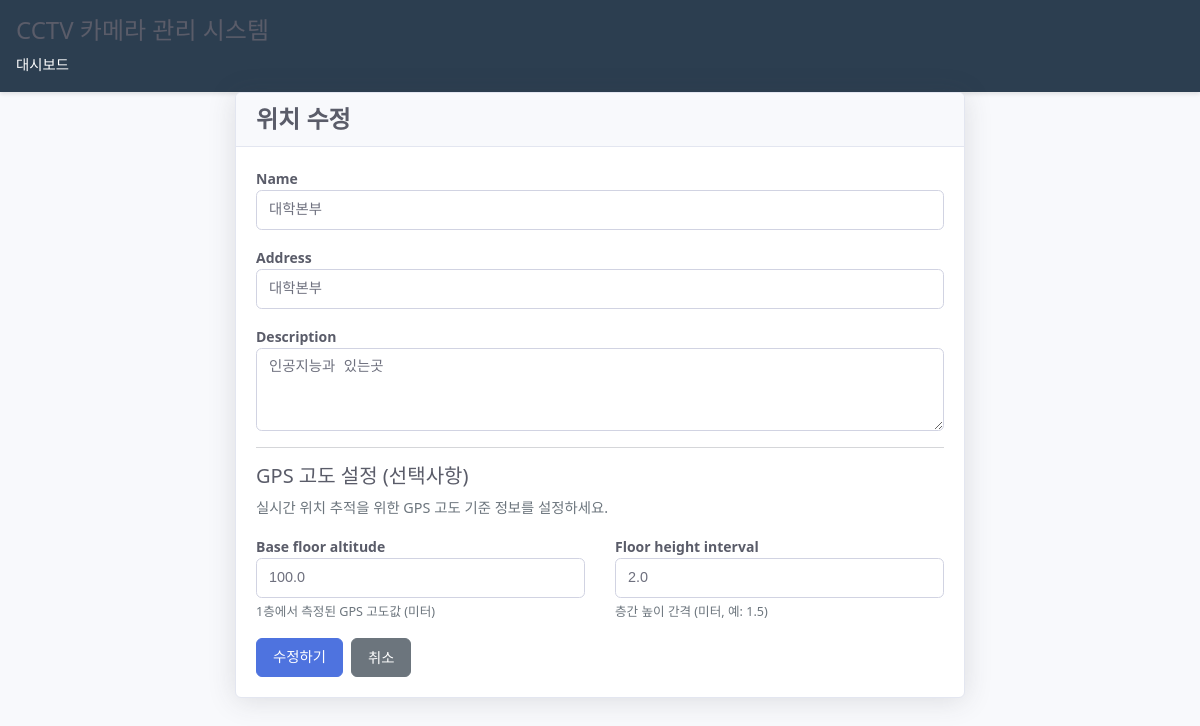
The app's page /map/locations/3/edit/ (signed in) with its own data.
### map/models.py (models this page shows, shortened)
class Location(models.Model):
    name = models.CharField(max_length=100, help_text="건물명 (예: 대학본부, 공학관)")
    address = models.CharField(max_length=200, blank=True, help_text="주소")
    description = models.TextField(blank=True, help_text="설명")
    base_floor_altitude = models.FloatField(
        null=False, blank=False,
        help_text="1층 기준 GPS 고도 (미터, 예: 100.0)"
    )
    floor_height_interval = models.FloatField(
        null=False, blank=False,
        help_text="층간 높이 간격 (미터, 예: 1.5)"
    )
    created_at = models.DateTimeField(auto_now_add=True)
    class Meta:
        verbose_name = "위치"
        verbose_name_plural = "위치들"
        ordering = ['name']

### map/views.py (the view, shortened to what this page needs)
# urls.py: path('locations/<int:pk>/edit/', views.LocationUpdateView.as_view(), name='location_edit'),
@method_decorator(login_required, name='dispatch')
class LocationUpdateView(UpdateView):
    model = Location
    form_class = LocationForm
    template_name = 'map/location_form.html'
    success_url = reverse_lazy('map:location_list')

### map/forms.py (shortened to what this page needs)
class LocationForm(forms.ModelForm):
    class Meta:
        model = Location
        fields = ['name', 'address', 'description', 'base_floor_altitude', 'floor_height_interval']
        widgets = {
            'name': forms.TextInput(attrs={'class': 'form-control', 'placeholder': '위치명을 입력하세요'}),
            'address': forms.TextInput(attrs={'class': 'form-control', 'placeholder': '주소를 입력하세요 (선택사항)'}),
            'description': forms.Textarea(attrs={'class': 'form-control', 'rows': 3, 'placeholder': '설명을 입력하세요 (선택사항)'}),
            'base_floor_altitude': forms.NumberInput(attrs={
                'class': 'form-control',
                'step': '0.1',
                'placeholder': '예: 100.0 (미터)'
            }),
            'floor_height_interval': forms.NumberInput(attrs={
                'class': 'form-control',
                'step': '0.1',
                'placeholder': '예: 1.5 (미터)'
            })
        }

### map/templates/map/location_form.html (shortened to what this page needs)
{% extends 'map/base.html' %}
{% load static %}
{% block extra_css %}
<link rel="stylesheet" href="{% static 'map/css/map_admin.css' %}">
{% endblock %}
{% block content %}
<div class="container">
    <div class="row justify-content-center">
        <div class="col-md-8">
            <div class="card">
                <div class="card-header">
                    <h4>{% if object %}위치 수정{% else %}새 위치 추가{% endif %}</h4>
                </div>
                <div class="card-body">
                    <form method="post">
                        <div class="mb-3">
                            <label for="{{ form.name.id_for_label }}" class="form-label">{{ form.name.label }}</label>
                            {{ form.name }}
                        </div>
                        <div class="mb-3">
                            <label for="{{ form.address.id_for_label }}" class="form-label">{{ form.address.label }}</label>
                            {{ form.address }}
                        </div>
                        <div class="mb-3">
                            <label for="{{ form.description.id_for_label }}" class="form-label">{{ form.description.label }}</label>
                            {{ form.description }}
                        </div>
                        <hr>
                        <h5>GPS 고도 설정 (선택사항)</h5>
                        <p class="text-muted">실시간 위치 추적을 위한 GPS 고도 기준 정보를 설정하세요.</p>
                        <div class="row">
                            <div class="col-md-6">
                                <div class="mb-3">
                                    <label for="{{ form.base_floor_altitude.id_for_label }}" class="form-label">{{ form.base_floor_altitude.label }}</label>
                                    {{ form.base_floor_altitude }}
                                    <div class="form-text">1층에서 측정된 GPS 고도값 (미터)</div>
                                </div>
                            </div>
                            <div class="col-md-6">
                                <div class="mb-3">
                                    <label for="{{ form.floor_height_interval.id_for_label }}" class="form-label">{{ form.floor_height_interval.label }}</label>
                                    {{ form.floor_height_interval }}
                                    <div class="form-text">층간 높이 간격 (미터, 예: 1.5)</div>
                                </div>
                            </div>
                        </div>
                        <div class="d-flex gap-2">
                            <button type="submit" class="btn btn-primary">
                                {% if object %}수정하기{% else %}추가하기{% endif %}
                            </button>
                            <a href="{% url 'map:location_list' %}" class="btn btn-secondary">취소</a>
                        </div>
                    </form>
                </div>
            </div>
        </div>
    </div>
</div>
{% endblock %}

### CCTV/static/css/CCTV_style.css (style rules this page uses)
:root { --primary-color: #2c3e50; --success-color: #27ae60; --danger-color: #e74c3c; --bg-color: #f4f4f4; --card-bg: #ffffff; --text-color: #333333; --border-color: #dddddd; }
* { margin: 0; padding: 0; box-sizing: border-box; }
body { font-family: -apple-system, BlinkMacSystemFont, 'Segoe UI', Roboto, Arial, sans-serif; background-color: var(--bg-color); color: var(--text-color); line-height: 1.6; }
.container { max-width: 1200px; margin: 0 auto; padding: 2rem 1rem; }
.btn { display: inline-block; padding: 0.5rem 1rem; border: none; border-radius: 4px; background-color: var(--primary-color); color: white; cursor: pointer; text-decoration: none; font-size: 0.9rem; transition: background-color 0.3s; }
.btn-primary { background-color: var(--success-color); }

### map/static/map/css/map_admin.css (style rules this page uses)
* { box-sizing: border-box; }
body { font-family: 'Segoe UI', Roboto, -apple-system, BlinkMacSystemFont, sans-serif; line-height: 1.6; color: #5a5c69; background: #f8f9fc; font-size: 0.9rem; }
.container, .container-fluid { max-width: 1140px; margin: 0 auto; padding: 0 15px; }
.row { display: flex; flex-wrap: wrap; margin: 0 -15px; }
.col, .col-md-6, .col-md-8, .col-md-12 { padding: 0 15px; flex: 1; }
.col-md-6 { flex: 0 0 50%; max-width: 50%; }
.col-md-8 { flex: 0 0 66.666667%; max-width: 66.666667%; }
.justify-content-center { justify-content: center; }
.d-flex { display: flex !important; }
.gap-2 { gap: 0.5rem; }
.mb-3 { margin-bottom: 1rem; }
.text-muted { color: #6c757d !important; }
.form-text { font-size: 0.875em; color: #6c757d; margin-top: 0.25rem; }
.card { position: relative; display: flex; flex-direction: column; min-width: 0; word-wrap: break-word; background-color: #fff; background-clip: border-box; border: 1px solid #e3e6f0; border-radius: 0.375rem; box-shadow: 0 0.15rem 1.75rem 0 rgba(58, 59, 69, 0.15); margin-bottom: 1.5rem; }
.card-header { padding: 0.75rem 1.25rem; margin-bottom: 0; background-color: #f8f9fc; border-bottom: 1px solid #e3e6f0; border-top-left-radius: calc(0.375rem - 1px); border-top-right-radius: calc(0.375rem - 1px); }
.card-header h4, .card-header h5 { margin: 0; font-weight: 600; color: #5a5c69; }
.card-body { flex: 1 1 auto; padding: 1.25rem; }
.btn { display: inline-block; padding: 0.5rem 1rem; margin-bottom: 0; font-size: 0.9rem; font-weight: 500; line-height: 1.5; text-align: center; text-decoration: none; vertical-align: middle; cursor: pointer; border: 1px solid transparent; border-radius: 6px; transition: all 0.3s ease; user-select: none; }
.btn-primary { color: #fff; background-color: #4e73df; border-color: #4e73df; }
.btn-secondary { color: #fff; background: #6c757d; border-color: #6c757d; }
.form-control { display: block; width: 100%; padding: 0.5rem 0.75rem; font-size: 0.9rem; font-weight: 400; line-height: 1.5; color: #6e707e; background-color: #fff; background-clip: padding-box; border: 1px solid #d1d3e2; -webkit-appearance: none; -moz-appearance: none; appearance: none; border-radius: 0.35rem; transition: border-color 0.15s ease-in-out, box-shadow 0.15s ease-in-out; }
.form-label { margin-bottom: 0.5rem; font-weight: 600; color: #5a5c69; font-size: 0.875rem; }
textarea.form-control { min-height: calc(1.5em + 1rem + 2px); }
hr { margin: 1rem 0; color: inherit; background-color: currentColor; border: 0; opacity: 0.25; height: 1px; }
h1, h2, h3, h4, h5, h6 { margin-top: 0; margin-bottom: 0.5rem; font-weight: 500; line-height: 1.2; color: #5a5c69; }
h4 { font-size: 1.5rem; }
h5 { font-size: 1.25rem; }
p { margin-top: 0; margin-bottom: 1rem; }

### records on screen
Location: name "대학본부", address "대학본부", description "인공지능과 있는곳", base_floor_altitude "100.0", floor_height_interval "2.0"
